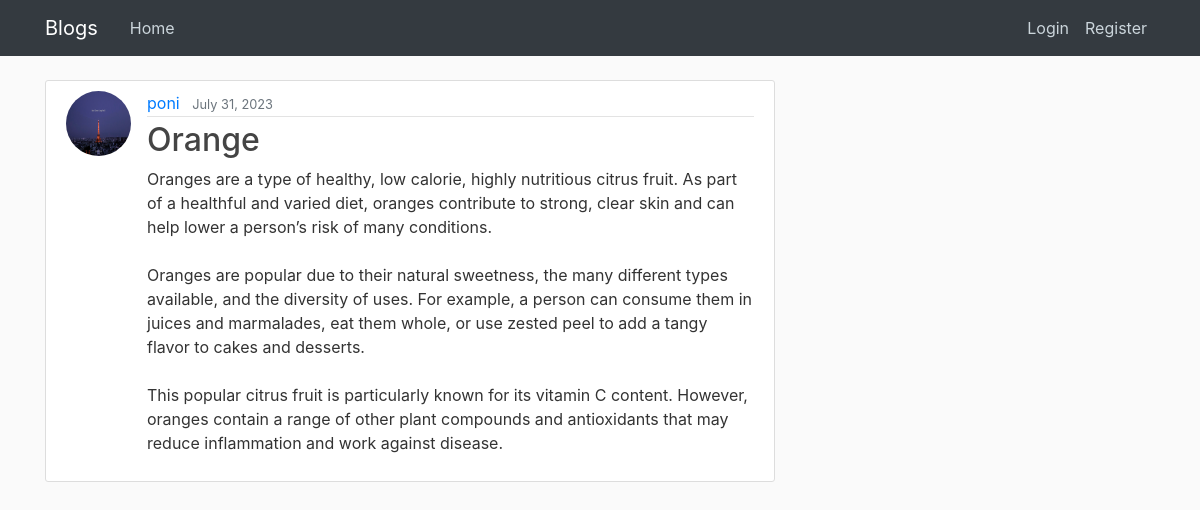
Page /post/9 on the committed database.
### blog/models.py (models this page shows, shortened)
class Post(models.Model):
    title = models.CharField(max_length=100)
    content = models.TextField()
    date_posted = models.DateTimeField(default=timezone.now)
    author = models.ForeignKey(User, on_delete=models.CASCADE)

### users/models.py (models this page shows, shortened)
class Profile(models.Model):
    user = models.OneToOneField(User, on_delete=models.CASCADE)
    image = models.ImageField(default='default.jpg', upload_to="profile_pics")

### blog/views.py (the view)
# urls.py: path('post/<int:pk>', PostDetailView.as_view(), name='post-detail'),
class PostDetailView(DetailView):
    model = Post
    template_name = 'blog/post_detail.html'

### blog/templates/blog/post_detail.html (shortened to what this page needs)
{%extends "blog/base.html"%} {% block content %}
<article class="media content-section">
  <img
    src="{{object.author.profile.image.url}}"
    class="rounded-circle article article-img"
  />
  <div class="media-body">
    <div class="article-metadata">
      <a class="mr-2" href="{% url 'user-post' post.author.username %}">{{ object.author }}</a>
      <small class="text-muted">{{ object.date_posted|date:"F d, Y"}}</small>
    </div>
    <h2 class="article-title">{{ object.title }}</h2>
    <p class="article-content">{{ object.content }}</p>
  </div>
</article>
{% endblock %}

### blog/static/blog/main.css (style rules this page uses)
body { background: #fafafa; color: #333333; margin-top: 5rem; }
h1, h2, h3, h4, h5, h6 { color: #444444; }
.content-section { background: #ffffff; padding: 10px 20px; border: 1px solid #dddddd; border-radius: 3px; margin-bottom: 20px; }
.article-title { color: #444444; }
.article-content { white-space: pre-line; }
.article-img { height: 65px; width: 65px; margin-right: 16px; }
.article-metadata { padding-bottom: 1px; margin-bottom: 4px; border-bottom: 1px solid #e3e3e3; }

### rows in the picture
Post: author.profile.image (picture), author "poni", date_posted "July 31, 2023", title "Orange", content "Oranges are a type of healthy, low calorie, highly nutritious citrus fruit. As part of a healthful and varied diet, oranges contribute to strong, clear skin and can help lower a person’s risk of many conditions. Oranges are popular due to their natural sweetness, the many different types available, and the diversity of uses. For example, a person can consume them in juices and marmalades, eat them whole, or use zested peel to add a tangy flavor to cakes and desserts. This popular citrus fruit is particularly known for its vitamin C content. However, oranges contain a range of other plant compounds and antioxidants that may reduce inflammation and work against disease."
